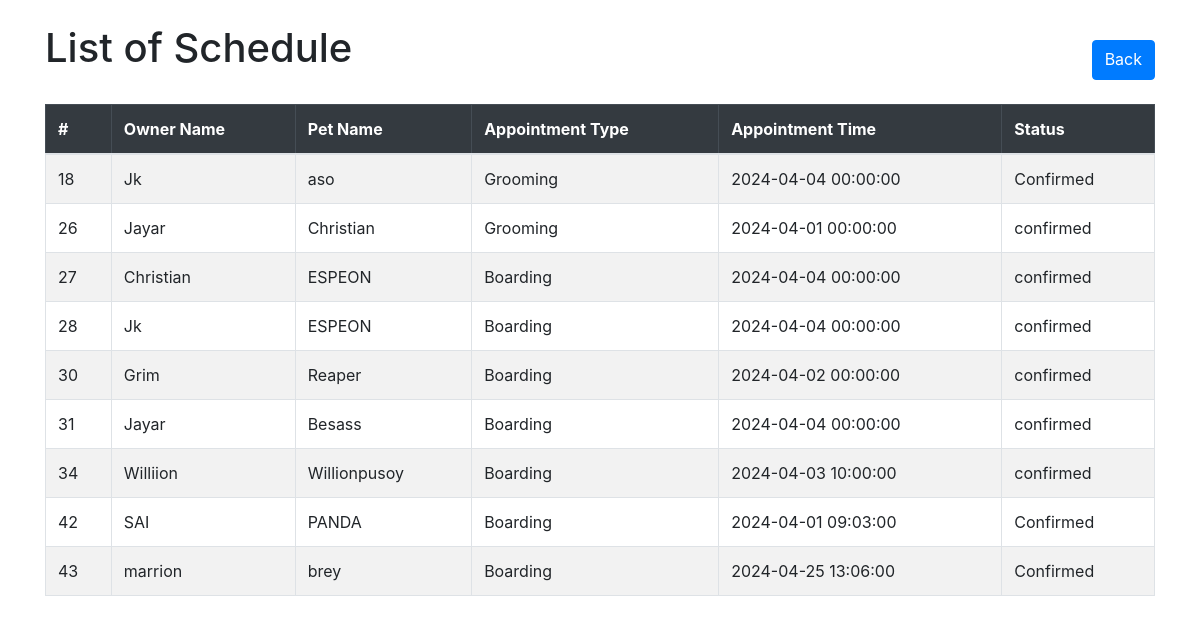
/calendar/listofschdule.php, run on the app's committed database.
### tables this page shows
CREATE TABLE `appointments` (
  `id` int(11) NOT NULL,
  `owner_name` varchar(255) NOT NULL,
  `pet_name` varchar(255) NOT NULL,
  `appointment_type` varchar(100) NOT NULL,
  `appointment_time` datetime NOT NULL,
  `contact_info` varchar(255) NOT NULL,
  `status` varchar(100) NOT NULL
);

### calendar/listofschdule.php (the view, shortened to what this page needs)
<!DOCTYPE html>
<html lang="en">
<head>
    <link href="https://stackpath.bootstrapcdn.com/bootstrap/4.5.2/css/bootstrap.min.css" rel="stylesheet">
</head>
<body>
<div class="container my-4">
    <header class="d-flex justify-content-between my-4">
        <h1>List of Schedule</h1>
        <a href="../dashboard.php"id="backButton" class="btn btn-primary text-center mt-3">Back</a>
    </header>
    <div class="table-responsive">
        <table class="table table-bordered table-striped">
            <thead class="table-dark">
                <tr>
                    <th>#</th>
                    <th>Owner Name</th>
                    <th>Pet Name</th>
                    <th>Appointment Type</th>
                    <th>Appointment Time</th>
                    <th>Status</th>
                </tr>
            </thead>
            <tbody>
                <?php
                include('db_connection.php');
                try {
                    $sqlSelect = "SELECT * FROM appointments WHERE status = 'Confirmed'";
                    $result = $conn->query($sqlSelect);
                    if ($result->rowCount() > 0) {
                        while($data = $result->fetch(PDO::FETCH_ASSOC)) {
                            ?>
                            <tr>
                                <td><?php echo $data['id']; ?></td>
                                <td><?php echo $data['owner_name']; ?></td>
                                <td><?php echo $data['pet_name']; ?></td>
                                <td><?php echo $data['appointment_type']; ?></td>
                                <td><?php echo $data['appointment_time']; ?></td>
                                <td><?php echo $data['status']; ?></td>
                            </tr>
                            <?php
                        }
                    } else {
                        echo '<tr><td colspan="6">No appointments found.</td></tr>';
                    }
                } catch(PDOException $e) {
                    echo "Query failed: " . $e->getMessage();
                }
                ?>
            </tbody>
        </table>
    </div>
</div>
</body>
</html>

### calendar/listofschdule.php (style rules this page uses)
body { background-image: url('https://png.pngtree.com/thumb_back/fh260/back_our/20190621/ourmid/pngtree-cute-orange-pet-shop-promotion-banner-image_194564.jpg'); background-size: cover; background-repeat: no-repeat; background-attachment: fixed; }

### data on the page
appointments: id "18", owner_name "Jk", pet_name "aso", appointment_type "Grooming", appointment_time "2024-04-04 00:00:00", status "Confirmed"
appointments: id "26", owner_name "Jayar", pet_name "Christian", appointment_type "Grooming", appointment_time "2024-04-01 00:00:00", status "confirmed"
appointments: id "27", owner_name "Christian", pet_name "ESPEON", appointment_type "Boarding", appointment_time "2024-04-04 00:00:00", status "confirmed"
appointments: id "28", owner_name "Jk", pet_name "ESPEON", appointment_type "Boarding", appointment_time "2024-04-04 00:00:00", status "confirmed"
appointments: id "30", owner_name "Grim", pet_name "Reaper", appointment_type "Boarding", appointment_time "2024-04-02 00:00:00", status "confirmed"
appointments: id "31", owner_name "Jayar", pet_name "Besass", appointment_type "Boarding", appointment_time "2024-04-04 00:00:00", status "confirmed"
appointments: id "34", owner_name "Williion", pet_name "Willionpusoy", appointment_type "Boarding", appointment_time "2024-04-03 10:00:00", status "confirmed"
appointments: id "42", owner_name "SAI", pet_name "PANDA", appointment_type "Boarding", appointment_time "2024-04-01 09:03:00", status "Confirmed"
appointments: id "43", owner_name "marrion", pet_name "brey", appointment_type "Boarding", appointment_time "2024-04-25 13:06:00", status "Confirmed"
